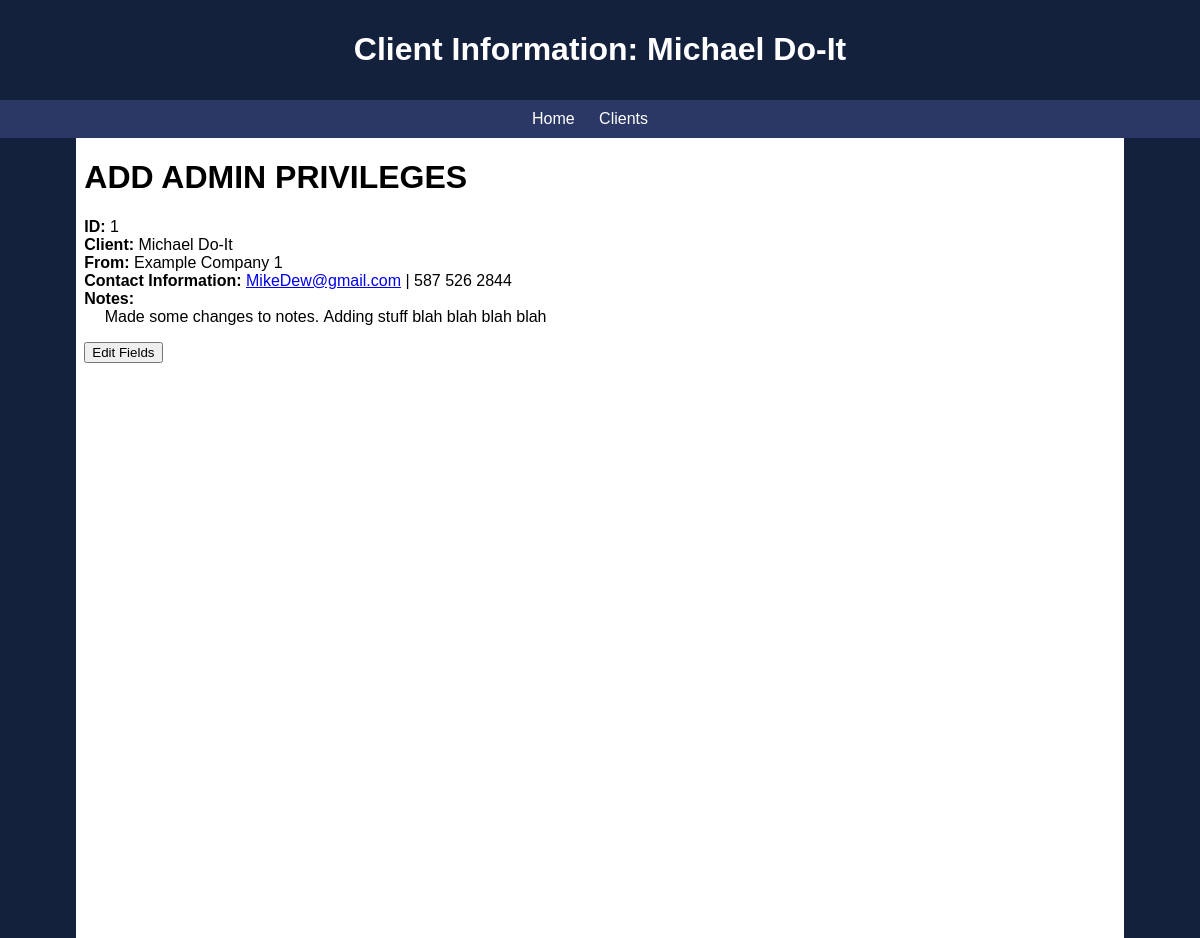
/1/, run on the app's committed database.
### AppCRM/models.py (models this page shows)
class Clients(models.Model):
    first_name = models.CharField(max_length=200)
    last_name = models.CharField(max_length=200)
    email = models.EmailField(max_length=250)
    phone = models.CharField(max_length=200)
    company = models.CharField(max_length=300)
    notes = models.CharField(max_length=750, default="<No Available Notes>")

### AppCRM/views.py (the view)
# urls.py: path("<int:client>/",views.client_info,name="Info"),
def client_info(request, client):
    return render(request, "clientinfo.html", {"client": Clients.objects.get(id=client)})

### AppCRM/templates/clientinfo.html (shortened to what this page needs)
{% extends "base.html" %}
{% load static %}
{% block header_title %}Client Information: {{ client.first_name }} {{ client.last_name }}{% endblock %}
{% block content %}
    <h1>ADD ADMIN PRIVILEGES</h1>
    <p>
        <strong>ID: </strong> <span id="clientID">{{ client.id }}</span> <br>
        <strong>Client: </strong> <span id="clientFirstName" contenteditable="false">{{ client.first_name }}</span>
                                  <span id="clientLastName" contenteditable="false">{{ client.last_name }}</span>
        <br><strong>From: </strong><span id="companyField" contenteditable="false">{{ client.company }}</span> <br>
        <strong>Contact Information: </strong>
        <span id="emailField" contenteditable="false"><a href="mailto:{{ client.email }}">{{ client.email }}</a></span> |
        <span id="phoneField" contenteditable="false">{{ client.phone }}</span> <br>
        <strong>Notes: </strong> <br> &emsp; <span id="notesField" contenteditable="false">{{ client.notes }}</span>
    </p>
    <button>Edit Fields</button>
{% endblock %}

### static/css/basestyles.css (style rules this page uses)
html, body { height: 100%; margin: 0; }
body { font-family: Arial, sans-serif; margin: 0; padding: 0; }

### data on the page
Clients: first_name "Michael", last_name "Do-It", id "1", company "Example Company 1", email "MikeDew@gmail.com", phone "587 526 2844", notes "Made some changes to notes. Adding stuff blah blah blah blah"
